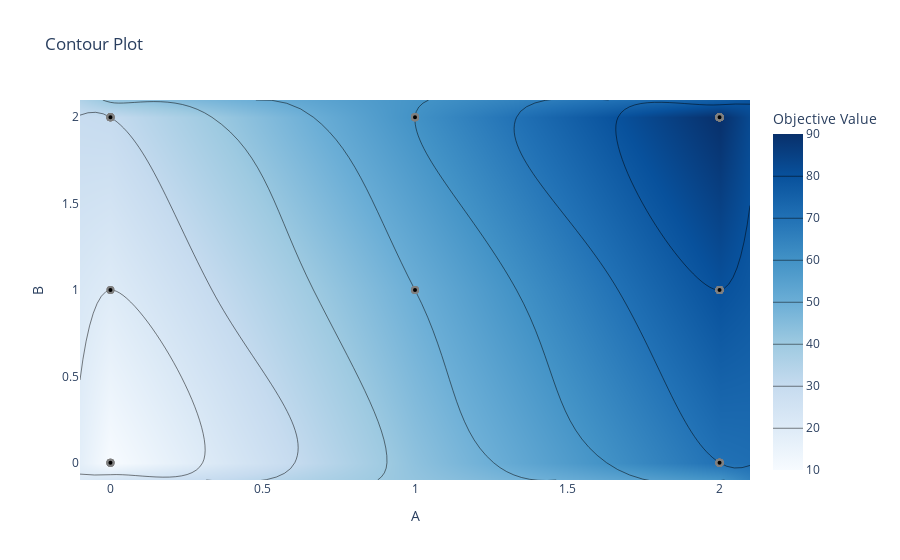

Notebook cell for this chart:
### Code cell
optuna.visualization.plot_contour(study)

### Figure 1 — Plotly figure (JSON) as saved in the notebook; plotly's stock layout.template omitted (floating-point values rounded to 4 significant figures)
{"data": [{"colorbar": {"title": {"text": "Objective Value"}}, "colorscale": [[0, "rgb(247,251,255)"], [0.125, "rgb(222,235,247)"], [0.25, "rgb(198,219,239)"], [0.375, "rgb(158,202,225)"], [0.5, "rgb(107,174,214)"], [0.625, "rgb(66,146,198)"], [0.75, "rgb(33,113,181)"], [0.875, "rgb(8,81,156)"], [1, "rgb(8,48,107)"]], "connectgaps": true, "contours": {"coloring": "heatmap"}, "hoverinfo": "none", "line": {"smoothing": 1.3}, "reversescale": false, "type": "contour", "x": [-0.1, 0, 1, 2, 2.1], "y": [-0.1, 0, 1, 2, 2.1], "z": [[null, null, null, null, null], [null, 10, null, 70, null], [null, 20, 50, 80, null], [null, 30, 60, 90, null], [null, null, null, null, null]]}, {"marker": {"color": "black", "line": {"color": "Gray", "width": 2}}, "mode": "markers", "name": "Feasible Trial", "showlegend": false, "type": "scatter", "x": [2, 0, 0, 0, 0, 1, 1, 0, 0, 0, 2, 2, 2, 2, 2, 2, 2, 2, 2, 1, 2, 2, 2, 2, 2, 2, 1, 2, 2, 2, 2, 2, 2, 2, 2, 2, 1, 2, 0, 1, 2, 2, 2, 2, 0, 2, 2, 0, 2, 2, 2, 2, 2, 2, 2, 2, 1, 2, 2, 0, 2, 2, 2, 2, 2, 2, 2, 2, 2, 1, 2, 2, 2, 2, 2, 2, 2, 0, 2, 2, 2, 2, 2, 2, 2, 2, 1, 2, 2, 2, 0, 2, 2, 2, 2, 2, 2, 2, 2, 1], "y": [0, 0, 0, 2, 1, 2, 1, 0, 2, 1, 0, 0, 0, 0, 0, 0, 0, 0, 1, 1, 1, 1, 1, 1, 1, 1, 1, 1, 1, 1, 1, 1, 1, 1, 2, 2, 2, 2, 2, 2, 2, 2, 2, 2, 2, 2, 2, 2, 2, 2, 2, 2, 2, 2, 2, 2, 2, 2, 2, 2, 2, 2, 2, 2, 2, 2, 2, 2, 0, 2, 2, 2, 2, 2, 2, 2, 2, 0, 2, 2, 2, 2, 2, 2, 2, 2, 2, 2, 2, 0, 2, 2, 2, 2, 2, 2, 2, 2, 2, 2]}, {"marker": {"color": "#cccccc", "line": {"color": "Gray", "width": 2}}, "mode": "markers", "name": "Infeasible Trial", "showlegend": false, "type": "scatter", "x": [], "y": []}], "layout": {"title": {"text": "Contour Plot"}, "xaxis": {"range": [-0.1, 2.1], "title": {"text": "A"}}, "yaxis": {"range": [-0.1, 2.1], "title": {"text": "B"}}}}
